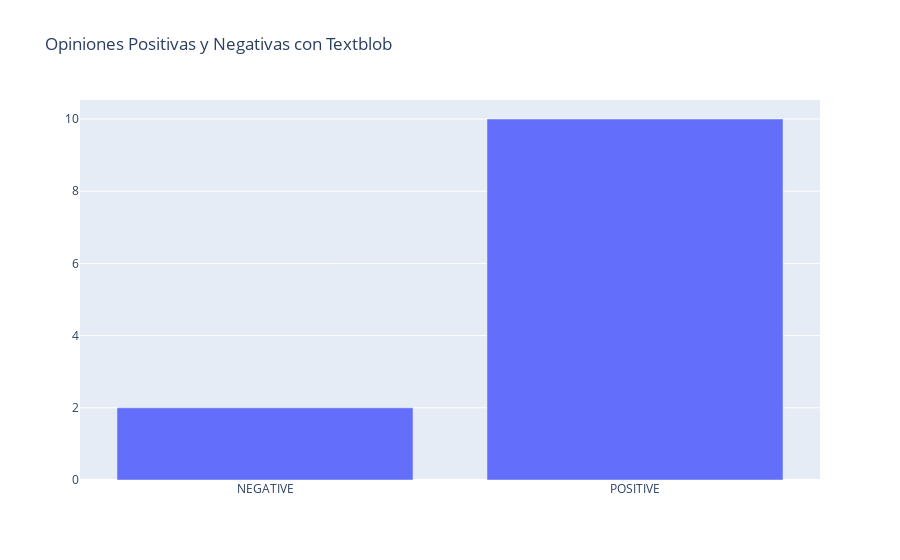

Notebook code for this chart:
### Code cell
#Se grafica la cantidad de tuit por opiniones negativas y positivas que se generaron con la librería textblob
datos_grafi = go.Bar(x=cant_tweet2.descrip_textblob.values[:10],
                     y=cant_tweet2.cant.values[:10])

grafica = go.Layout(title='Opiniones Positivas y Negativas con Textblob')

figura = go.Figure(data=[datos_grafi], layout=grafica)
iplot(figura)

### Figure 1 — Plotly figure (JSON) as saved in the notebook; plotly's stock layout.template omitted (floating-point values rounded to 4 significant figures)
{"data": [{"type": "bar", "x": ["NEGATIVE", "POSITIVE"], "y": [2, 10]}], "layout": {"title": {"text": "Opiniones Positivas y Negativas con Textblob"}}}
